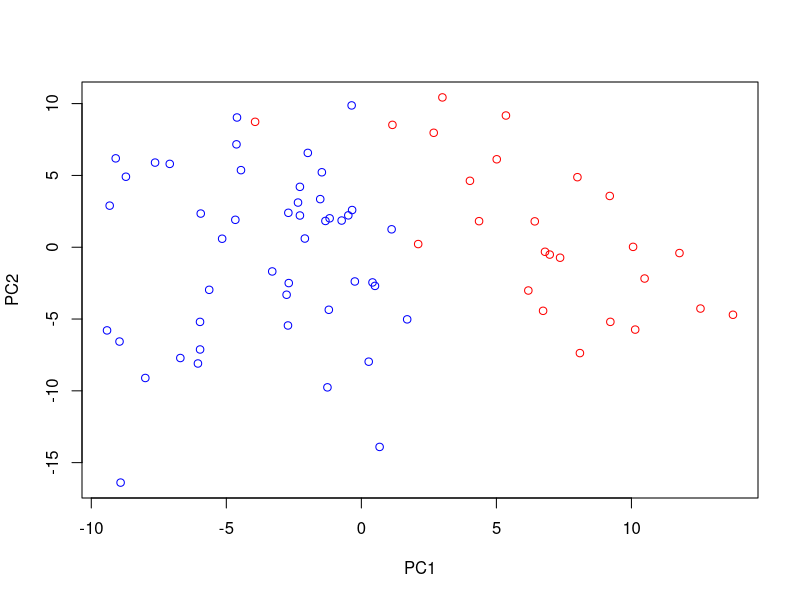
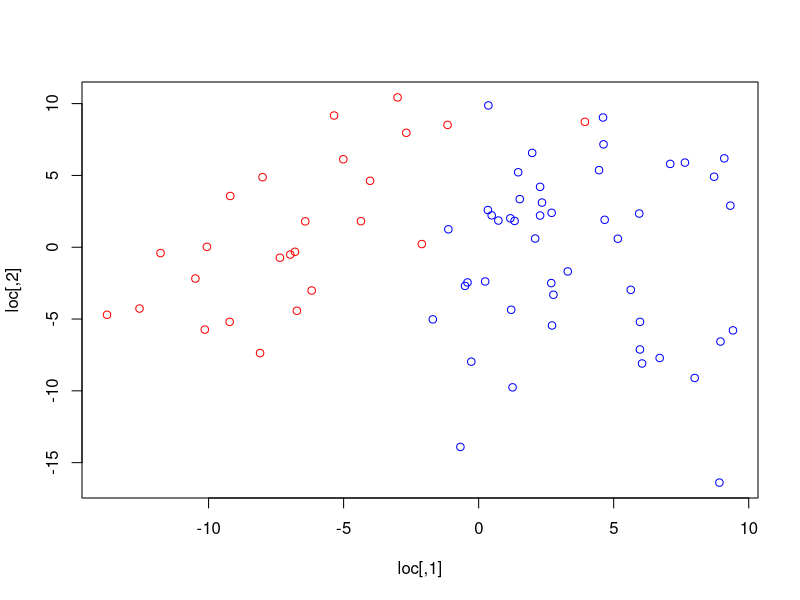
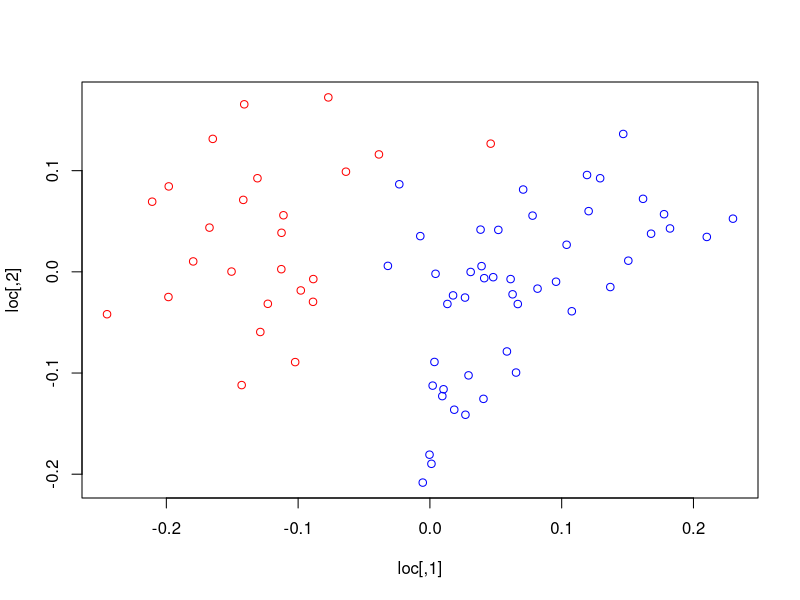
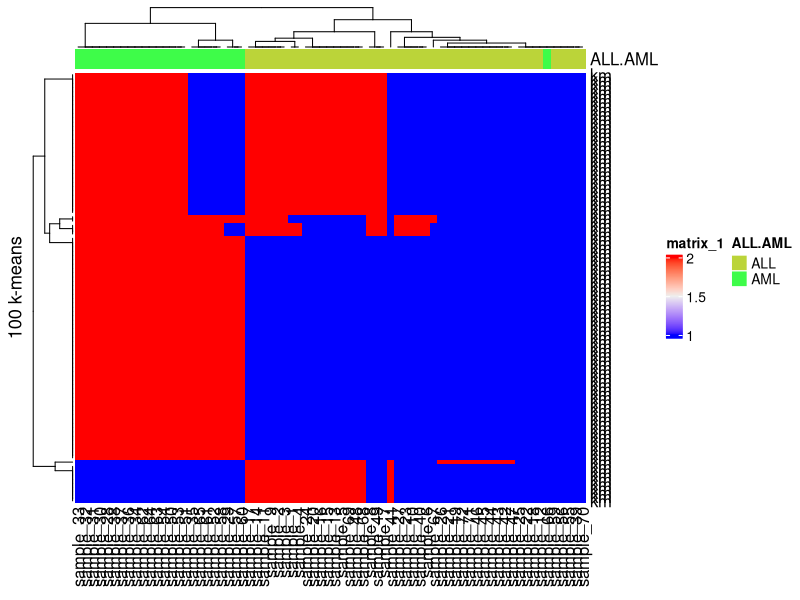
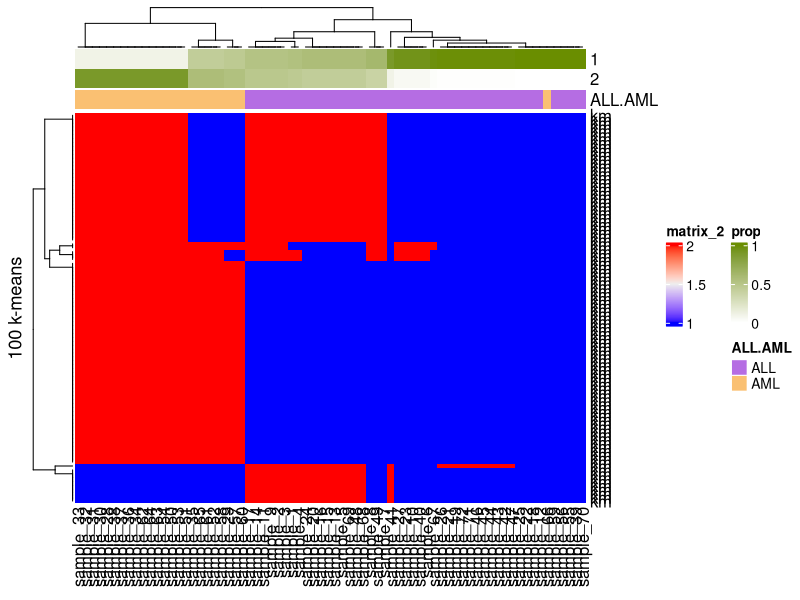
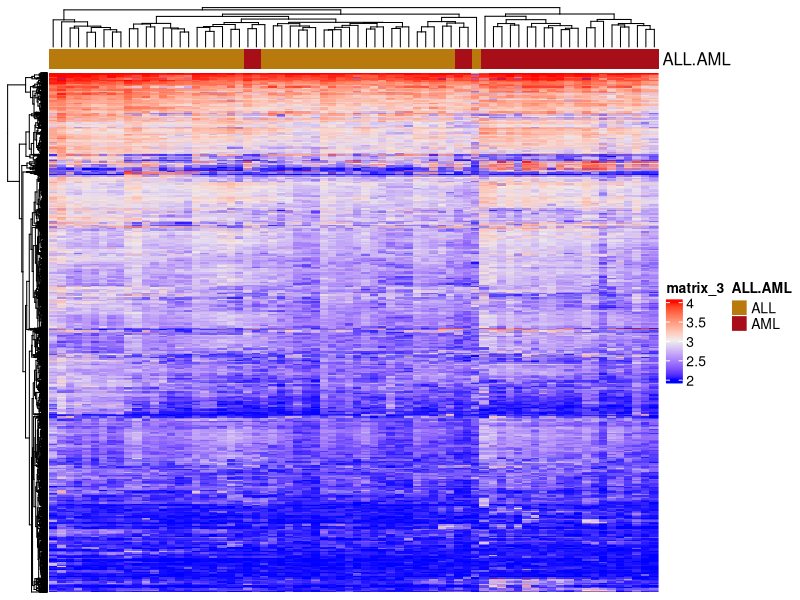
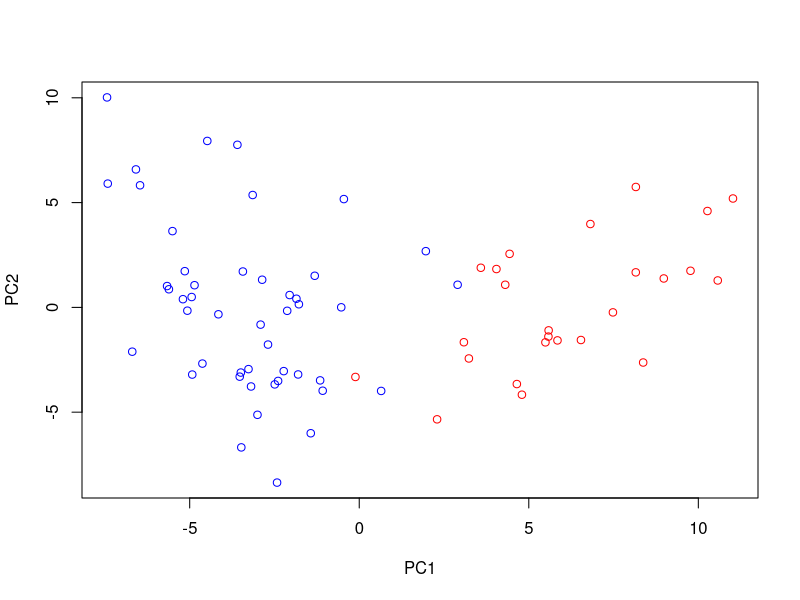
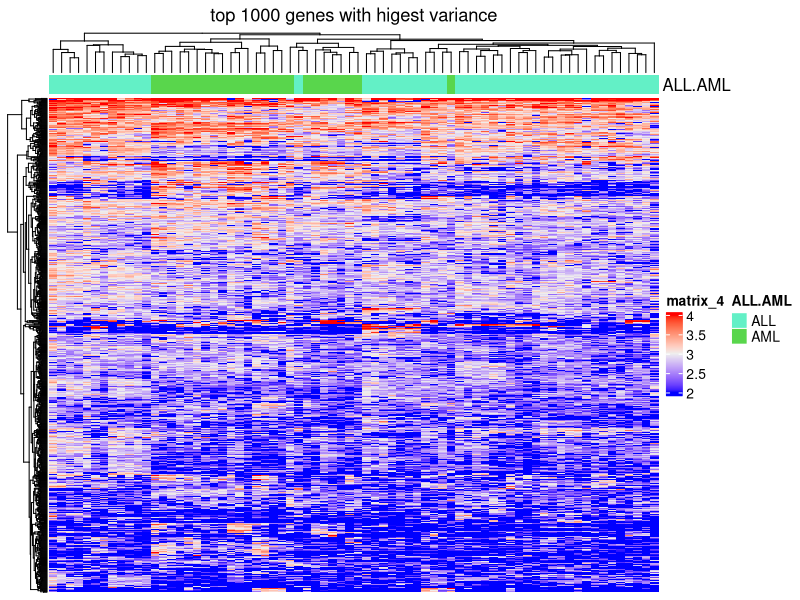

Recreate these plots in R, in order.





mat = read.table("ALLcancerdata.txt", check.names = FALSE)
mat = as.matrix(mat)
anno = read.table("ALLannotation.txt")

head(mat)
head(anno)

## pure numbers as sample names is very bad habit
head(mat[, 39, drop = FALSE])
head(mat[, "39", drop = FALSE])

colnames(mat) = paste0("sample_", colnames(mat))
rownames(anno) = paste0("sample_", anno$Samples)
anno = anno[, "ALL.AML", drop = FALSE]

# double check the consistency of samples in the two objects
identical(colnames(mat), rownames(anno))

quantile(mat)

mat[mat < 100] = 100
mat[mat > 16000] = 16000



l = apply(mat, 1, function(x) {
	max(x)/min(x) <= 5 || max(x) - min(x) <= 500
})

mat[!l, ]


mat = mat[!l, ]

quantile(mat)



gene_max = apply(mat, 1, max)
gene_min = apply(mat, 1, min)

# max/min <= 5 or max - min <= 500
l = gene_max/gene_min <= 5 | gene_max - gene_min <= 500


mat = log10(mat)


## PCA analysis
fit = prcomp(t(mat))  # why do we need to transpose the matrix?
loc = fit$x[, 1:2]  # the first two PCs
plot(loc, col = ifelse(anno[, 1] == "AML", "red", "blue"))


# proportion of variance in each PC
all_var = apply(fit$x, 2, var)
p = all_var/sum(all_var)


# MDS analysis
loc = cmdscale(dist(t(mat)), k = 2)
plot(loc, col = ifelse(anno[, 1] == "AML", "red", "blue"))

# what if we change to a different distance measurement
cor_mat = cor(mat)
cor_dist = as.dist(1 - cor_mat)
loc = cmdscale(cor_dist, k = 2)
plot(loc, col = ifelse(anno[, 1] == "AML", "red", "blue"))

## kmeans
set.seed(123)
km = kmeans(t(mat), centers = 2)
km_cluster = km$cluster
table(km_cluster, anno[, 1])

# repeat kmeans multiple times


# perfrom k-means with random centers 100 times
all_km = NULL
for(i in 1:100) {
	km = kmeans(t(mat), centers = 2)$cluster
	group_mean = tapply(colMeans(mat), km, mean)
	if(group_mean[1] > group_mean[2]) {
		km = c(2, 1)[km]
	}
	all_km = rbind(all_km, km)
}

library(ComplexHeatmap)
# visualize how the 100 k-means clusters look like
Heatmap(all_km,
	top_annotation = HeatmapAnnotation(df = anno),
	row_title = "100 k-means")

# calculate the consistency of clustering from 100 k-means
freq = apply(all_km, 2, function(x) {
	c("1" = sum(x == 1),
	  "2" = sum(x == 2))
})

# the proportion or the probability to belong to each cluster
prop = apply(freq, 2, function(x) x/sum(x))

# add the probability to heatmap
Heatmap(all_km,
	top_annotation = HeatmapAnnotation(df = anno,
		prop = t(prop)),
	row_title = "100 k-means")

## heatmap
Heatmap(mat, 
	top_annotation = HeatmapAnnotation(df = anno), 
	show_row_names = FALSE,
	show_column_names = FALSE)

## top 1000 genes with highest variance
gene_var = apply(mat, 1, var)
top_genes = order(gene_var, decreasing = TRUE)[1:1000]

mat_top = mat[top_genes, ]

fit = prcomp(t(mat_top))  # why do we need to transpose the matrix?
loc = fit$x[, 1:2]  # the first two PCs
plot(loc, col = ifelse(anno[, 1] == "AML", "red", "blue"))

Heatmap(mat_top, 
	top_annotation = HeatmapAnnotation(df = anno), 
	show_row_names = FALSE,
	show_column_names = FALSE, 
	column_title = "top 1000 genes with higest variance")
